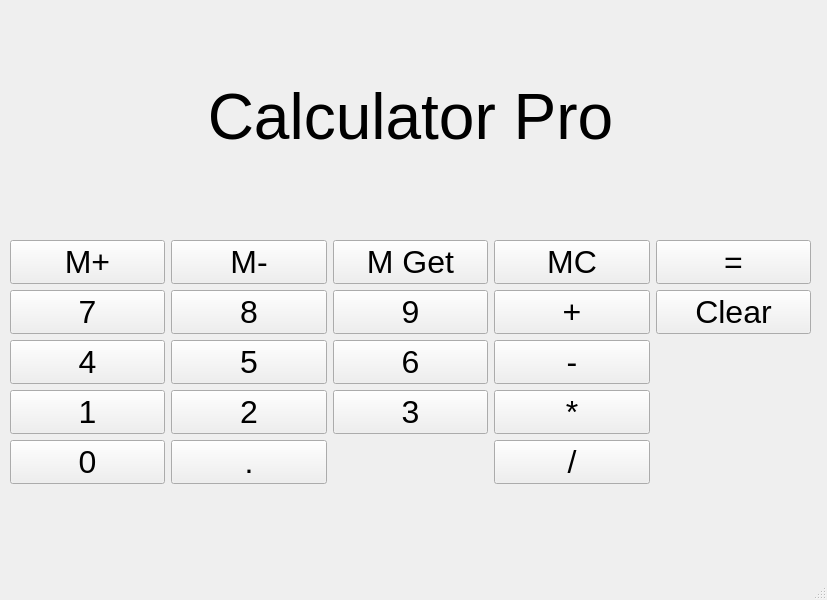
<?xml version="1.0" encoding="UTF-8"?>
<ui version="4.0">
 <class>MainWindow</class>
 <widget class="QMainWindow" name="MainWindow">
  <property name="geometry">
   <rect>
    <x>0</x>
    <y>0</y>
    <width>827</width>
    <height>600</height>
   </rect>
  </property>
  <property name="windowTitle">
   <string>Calculator Pro</string>
  </property>
  <widget class="QWidget" name="centralwidget">
   <widget class="QWidget" name="verticalLayoutWidget">
    <property name="geometry">
     <rect>
      <x>10</x>
      <y>0</y>
      <width>801</width>
      <height>551</height>
     </rect>
    </property>
    <layout class="QVBoxLayout" name="verticalLayout">
     <property name="sizeConstraint">
      <enum>QLayout::SetDefaultConstraint</enum>
     </property>
     <item>
      <widget class="QLabel" name="label">
       <property name="maximumSize">
        <size>
         <width>65000</width>
         <height>100</height>
        </size>
       </property>
       <property name="font">
        <font>
         <pointsize>48</pointsize>
        </font>
       </property>
       <property name="text">
        <string>Calculator Pro</string>
       </property>
       <property name="alignment">
        <set>Qt::AlignCenter</set>
       </property>
      </widget>
     </item>
     <item>
      <layout class="QGridLayout" name="gridLayout">
       <item row="6" column="0">
        <widget class="QPushButton" name="EntryButton1">
         <property name="font">
          <font>
           <pointsize>24</pointsize>
          </font>
         </property>
         <property name="text">
          <string>1</string>
         </property>
        </widget>
       </item>
       <item row="3" column="0">
        <widget class="QPushButton" name="EntryButton7">
         <property name="font">
          <font>
           <pointsize>24</pointsize>
          </font>
         </property>
         <property name="text">
          <string>7</string>
         </property>
        </widget>
       </item>
       <item row="3" column="2">
        <widget class="QPushButton" name="EntryButton9">
         <property name="font">
          <font>
           <pointsize>24</pointsize>
          </font>
         </property>
         <property name="text">
          <string>9</string>
         </property>
        </widget>
       </item>
       <item row="3" column="1">
        <widget class="QPushButton" name="EntryButton8">
         <property name="font">
          <font>
           <pointsize>24</pointsize>
          </font>
         </property>
         <property name="text">
          <string>8</string>
         </property>
        </widget>
       </item>
       <item row="2" column="0">
        <widget class="QPushButton" name="PushToStackButton">
         <property name="font">
          <font>
           <pointsize>24</pointsize>
          </font>
         </property>
         <property name="text">
          <string>M+</string>
         </property>
        </widget>
       </item>
       <item row="2" column="3">
        <widget class="QPushButton" name="ClearStackButton">
         <property name="font">
          <font>
           <pointsize>24</pointsize>
          </font>
         </property>
         <property name="text">
          <string>MC</string>
         </property>
        </widget>
       </item>
       <item row="6" column="2">
        <widget class="QPushButton" name="EntryButton3">
         <property name="font">
          <font>
           <pointsize>24</pointsize>
          </font>
         </property>
         <property name="text">
          <string>3</string>
         </property>
        </widget>
       </item>
       <item row="3" column="3">
        <widget class="QPushButton" name="EntryButtonPlus">
         <property name="font">
          <font>
           <pointsize>24</pointsize>
          </font>
         </property>
         <property name="text">
          <string>+</string>
         </property>
        </widget>
       </item>
       <item row="6" column="3">
        <widget class="QPushButton" name="EntryButtonMultiply">
         <property name="font">
          <font>
           <pointsize>24</pointsize>
          </font>
         </property>
         <property name="text">
          <string>*</string>
         </property>
        </widget>
       </item>
       <item row="2" column="2">
        <widget class="QPushButton" name="TopOfStackButton">
         <property name="font">
          <font>
           <pointsize>24</pointsize>
          </font>
         </property>
         <property name="text">
          <string>M Get</string>
         </property>
        </widget>
       </item>
       <item row="4" column="3">
        <widget class="QPushButton" name="EntryButtonSubtract">
         <property name="font">
          <font>
           <pointsize>24</pointsize>
          </font>
         </property>
         <property name="text">
          <string>-</string>
         </property>
        </widget>
       </item>
       <item row="2" column="1">
        <widget class="QPushButton" name="PopFromStackButton">
         <property name="font">
          <font>
           <pointsize>24</pointsize>
          </font>
         </property>
         <property name="text">
          <string>M-</string>
         </property>
        </widget>
       </item>
       <item row="7" column="0">
        <widget class="QPushButton" name="EntryButtonPeriod">
         <property name="font">
          <font>
           <pointsize>24</pointsize>
          </font>
         </property>
         <property name="text">
          <string>0</string>
         </property>
        </widget>
       </item>
       <item row="4" column="0">
        <widget class="QPushButton" name="EntryButton4">
         <property name="font">
          <font>
           <pointsize>24</pointsize>
          </font>
         </property>
         <property name="text">
          <string>4</string>
         </property>
        </widget>
       </item>
       <item row="6" column="1">
        <widget class="QPushButton" name="EntryButton2">
         <property name="font">
          <font>
           <pointsize>24</pointsize>
          </font>
         </property>
         <property name="text">
          <string>2</string>
         </property>
        </widget>
       </item>
       <item row="7" column="1">
        <widget class="QPushButton" name="EntryButton0">
         <property name="font">
          <font>
           <pointsize>24</pointsize>
          </font>
         </property>
         <property name="text">
          <string>.</string>
         </property>
        </widget>
       </item>
       <item row="4" column="1">
        <widget class="QPushButton" name="EntryButton5">
         <property name="font">
          <font>
           <pointsize>24</pointsize>
          </font>
         </property>
         <property name="text">
          <string>5</string>
         </property>
        </widget>
       </item>
       <item row="4" column="2">
        <widget class="QPushButton" name="EntryButton6">
         <property name="font">
          <font>
           <pointsize>24</pointsize>
          </font>
         </property>
         <property name="text">
          <string>6</string>
         </property>
        </widget>
       </item>
       <item row="7" column="3">
        <widget class="QPushButton" name="EntryButtonDivide">
         <property name="font">
          <font>
           <pointsize>24</pointsize>
          </font>
         </property>
         <property name="text">
          <string>/</string>
         </property>
        </widget>
       </item>
       <item row="2" column="4">
        <widget class="QPushButton" name="EntryButtonEquals">
         <property name="font">
          <font>
           <pointsize>24</pointsize>
          </font>
         </property>
         <property name="text">
          <string>=</string>
         </property>
        </widget>
       </item>
       <item row="3" column="4">
        <widget class="QPushButton" name="EntryButtonClear">
         <property name="font">
          <font>
           <pointsize>24</pointsize>
          </font>
         </property>
         <property name="text">
          <string>Clear</string>
         </property>
        </widget>
       </item>
      </layout>
     </item>
    </layout>
   </widget>
  </widget>
  <widget class="QMenuBar" name="menubar">
   <property name="geometry">
    <rect>
     <x>0</x>
     <y>0</y>
     <width>827</width>
     <height>19</height>
    </rect>
   </property>
  </widget>
  <widget class="QStatusBar" name="statusbar"/>
 </widget>
 <resources/>
 <connections/>
</ui>
